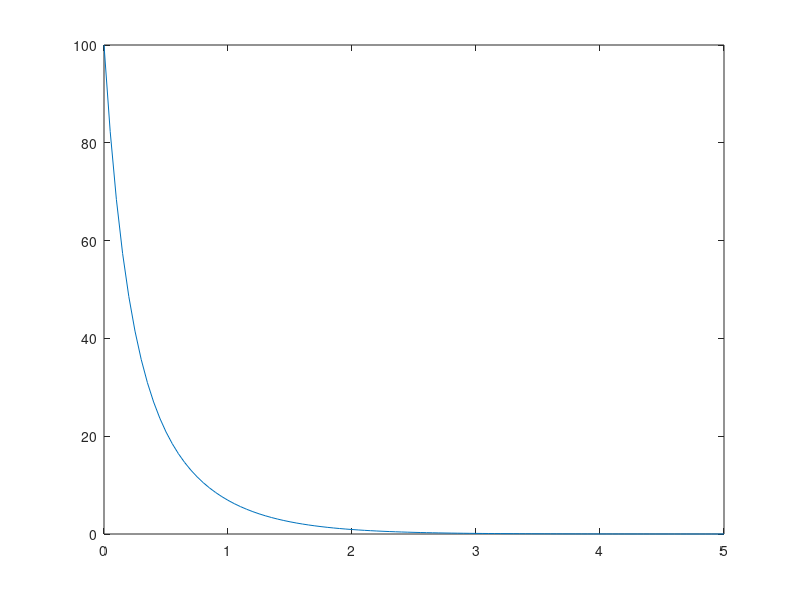

The MATLAB source for this figure: (Note: this script raises an error after producing the figure.)
clear all
clc
A = [-4,1;4,-4];
h = 0.05;
x0 = [100;0];
t = 5;
i = 1;
for j = 0:h:t
    x(:,i) = expm(A*j)*x0;
    tempo(i) = j;
    i = i+1;
end
x;
Analitico=x(1,:)'
tempo';
plot(tempo,Analitico)
hold on
clear all
h = 0.05;
tspan = [0,5];
y0 = [100;0];
[t,y] = euler_expl('Exercicio_3_btr',tspan,y0,h);
tempo = t
Euler = y(:,1)
plot(tempo,Euler)
clear all
h = 0.05;
tspan = [0,5];
y0 = [100;0];
[t,y] = rk4('Exercicio_3_btr',tspan,y0,h);
tempo = t
Ruge_Kutta = y(:,1)
plot(tempo,Ruge_Kutta)
xlabel('h')
ylabel('Mol/m³')
legend('Analitico','Euler','Ruge_Kutta')